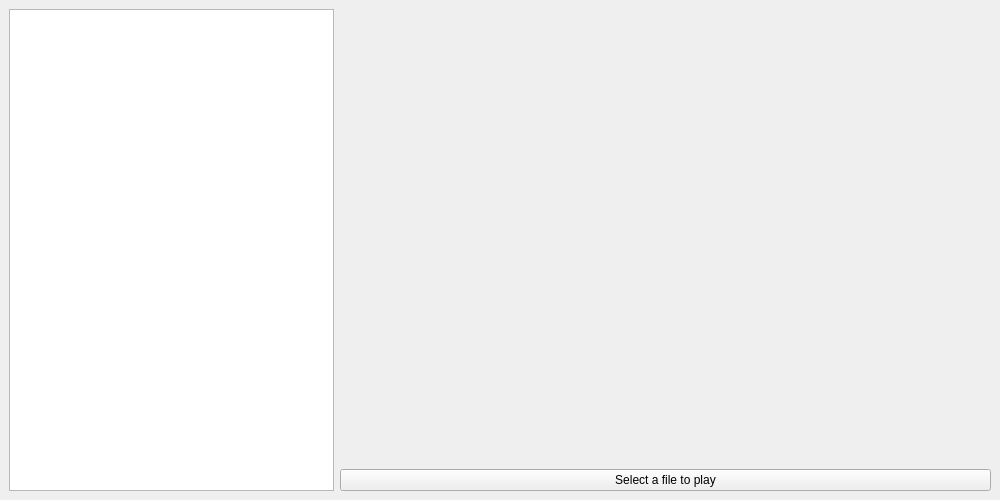
<?xml version="1.0" encoding="UTF-8"?>
<ui version="4.0">
 <class>MainWindow</class>
 <widget class="QMainWindow" name="MainWindow">
  <property name="geometry">
   <rect>
    <x>0</x>
    <y>0</y>
    <width>1000</width>
    <height>500</height>
   </rect>
  </property>
  <property name="windowTitle">
   <string>Audio Explorer Player</string>
  </property>
  <widget class="QWidget" name="centralWidget">
   <layout class="QHBoxLayout" name="horizontalLayout" stretch="1,2">
    <item>
     <widget class="QTreeView" name="treeView"/>
    </item>
    <item>
     <layout class="QVBoxLayout" name="verticalLayout">
      <item>
       <widget class="WaveformWidget" name="waveform" native="true">
        <property name="minimumSize">
         <size>
          <width>0</width>
          <height>200</height>
         </size>
        </property>
       </widget>
      </item>
      <item>
       <widget class="QPushButton" name="btnMain">
        <property name="text">
         <string>Select a file to play</string>
        </property>
       </widget>
      </item>
     </layout>
    </item>
   </layout>
  </widget>
 </widget>
 <customwidgets>
  <customwidget>
   <class>WaveformWidget</class>
   <extends>QWidget</extends>
   <header>waveform_widget</header>
  </customwidget>
 </customwidgets>
 <resources/>
 <connections/>
</ui>
